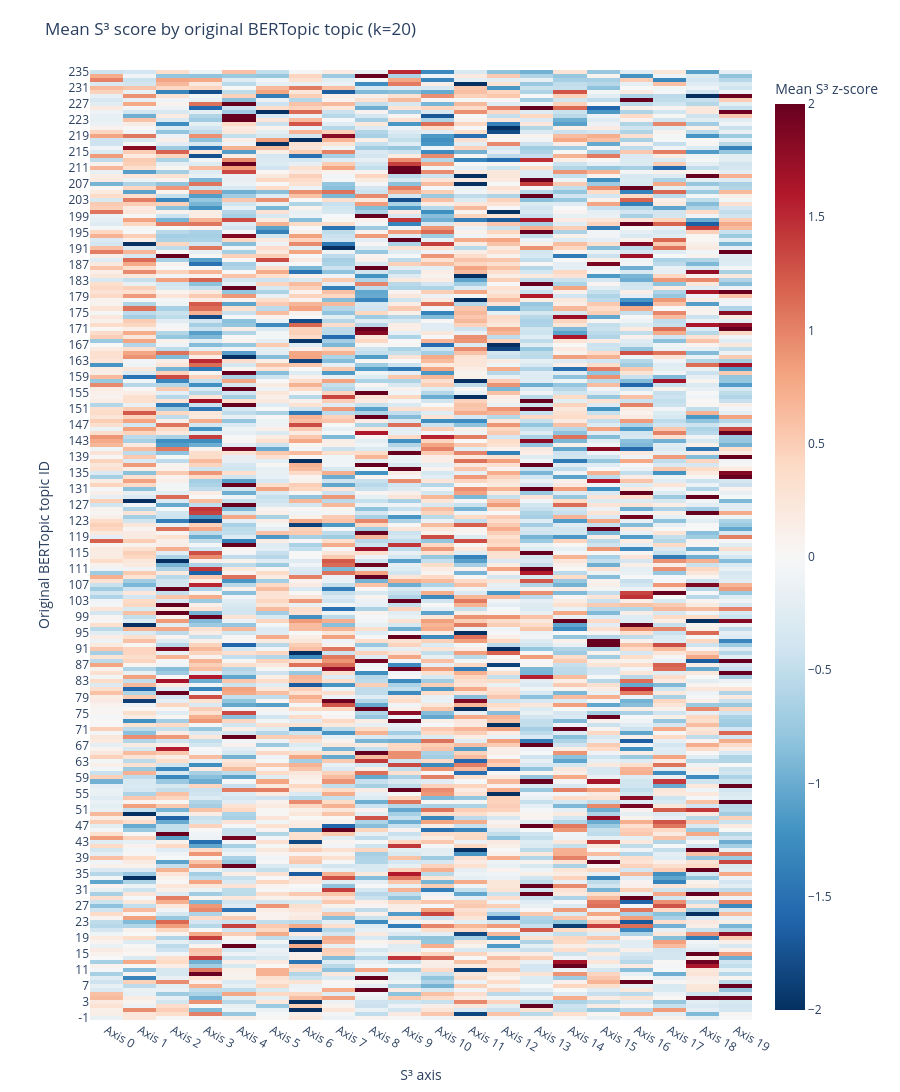
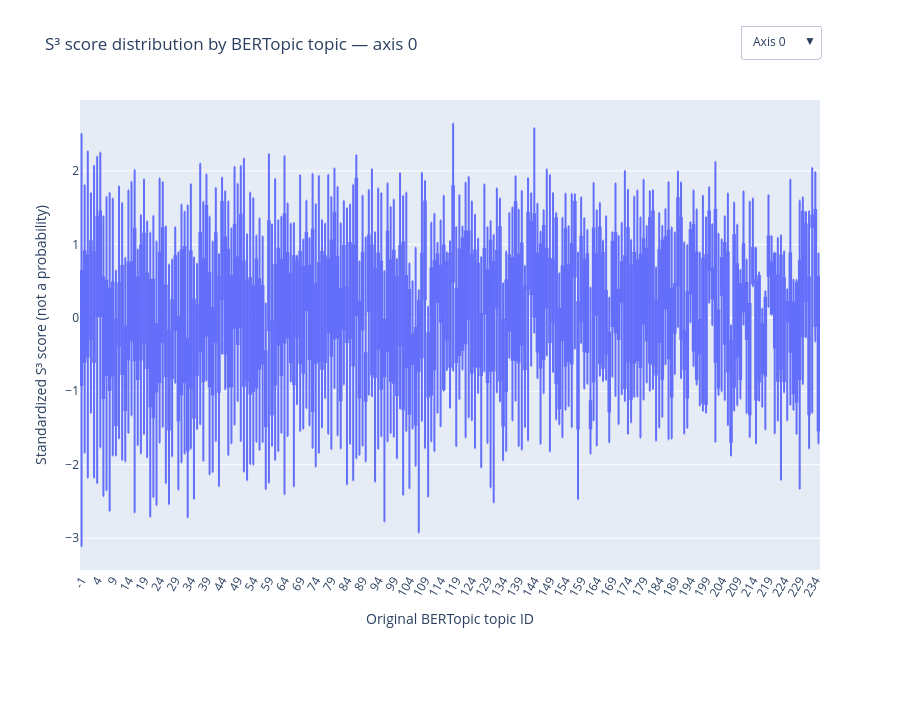

The notebook cell saved with these charts, in order:
### Markdown cell above
## Existing BERTopic groups across S³ axes

Each passage keeps its original BERTopic `topic_id` and membership strength. The heatmap summarizes mean standardized S³ scores for every topic × axis; the box plot lets you inspect the passage-score distribution for one axis at a time. Topic `-1` is retained. These are group associations, not recalculated BERTopic probabilities or a correlation with numeric topic IDs.

Raw per-passage S³ scores and topic-by-axis quantiles are saved as separate Parquet outputs; original assignments are not changed.

### Code cell
from pathlib import Path
import plotly.graph_objects as go
import sys
sys.path.insert(0, str(project_root))
from scripts.s3_topic_axis import summarize_topic_axis_scores

topic_axis_summary = summarize_topic_axis_scores(passages, score_frame)
assert topic_axis_summary.axis_id.nunique() == N_COMPONENTS
assert topic_axis_summary.passage_count.sum() == len(passages) * N_COMPONENTS
assert (topic_axis_summary.topic_id == -1).any(), 'BERTopic outlier group -1 should be retained'
assert np.array_equal(scored_passages.topic_id.to_numpy(), passages.topic_id.to_numpy())
if 'membership_strength' in passages:
    assert np.allclose(scored_passages.membership_strength.to_numpy(dtype=float), passages.membership_strength.to_numpy(dtype=float), equal_nan=True)

score_output_dir = results / 'jev-semantic-all' / 's3-topic-axis-distributions'
score_output_dir.mkdir(parents=True, exist_ok=True)
run_tag = f'k{N_COMPONENTS}-seed{RANDOM_STATE}'
passage_score_path = score_output_dir / f'passage-scores-{run_tag}.parquet'
topic_axis_summary_path = score_output_dir / f'topic-axis-summary-{run_tag}.parquet'
export_columns = [column for column in ['passage_id', 'episode_id', 'title', 'start_seconds', 'end_seconds', 'text', 'audio_url', 'topic_id', 'membership_strength'] if column in scored_passages] + score_columns
scored_passages[export_columns].to_parquet(passage_score_path, index=False)
topic_axis_summary.to_parquet(topic_axis_summary_path, index=False)

topic_order = sorted(topic_axis_summary.topic_id.unique().tolist())
topic_means = topic_axis_summary.pivot(index='topic_id', columns='axis_id', values='mean_score').reindex(index=topic_order, columns=range(N_COMPONENTS))
topic_counts = topic_axis_summary.pivot(index='topic_id', columns='axis_id', values='passage_count').reindex(index=topic_order, columns=range(N_COMPONENTS))
axis_means = score_frame.mean().to_numpy()
axis_stds = score_frame.std(ddof=0).replace(0, 1).to_numpy()
topic_mean_z = (topic_means.to_numpy() - axis_means) / axis_stds
heat_custom = np.stack([topic_counts.to_numpy(), topic_means.to_numpy()], axis=-1)
heat = go.Figure(go.Heatmap(z=topic_mean_z, x=[f'Axis {i}' for i in range(N_COMPONENTS)], y=[str(topic) for topic in topic_order], customdata=heat_custom, colorscale='RdBu_r', zmid=0, zmin=-2, zmax=2, colorbar={'title': 'Mean S³ z-score'}, hovertemplate='BERTopic topic %{y}<br>%{x}<br>mean score z=%{z:.2f}<br>passages=%{customdata[0]:.0f}<extra></extra>'))
heat.update_layout(title=f'Mean S³ score by original BERTopic topic (k={N_COMPONENTS})', xaxis_title='S³ axis', yaxis_title='Original BERTopic topic ID', height=max(700, min(1400, 9 * len(topic_order))), margin={'l': 90, 'r': 30, 't': 70, 'b': 70})
heat.show()

topic_labels = [str(topic) for topic in topic_order]
distribution = go.Figure()
for axis_id, score_column in enumerate(score_columns):
    distribution.add_trace(go.Box(x=scored_passages.topic_id.astype(str), y=score_z[score_column], name=f'Axis {axis_id}', boxpoints=False, visible=(axis_id == 0), hovertemplate='BERTopic topic %{x}<br>standardized S³ score=%{y:.2f}<extra></extra>'))
axis_buttons = [dict(label=f'Axis {axis_id}', method='update', args=[{'visible': [candidate == axis_id for candidate in range(N_COMPONENTS)]}, {'title': f'S³ score distribution by BERTopic topic — axis {axis_id}'}]) for axis_id in range(N_COMPONENTS)]
distribution.update_layout(title='S³ score distribution by BERTopic topic — axis 0', xaxis={'title': 'Original BERTopic topic ID', 'categoryorder': 'array', 'categoryarray': topic_labels, 'tickangle': -60}, yaxis_title='Standardized S³ score (not a probability)', updatemenus=[{'buttons': axis_buttons, 'direction': 'down', 'x': 1.0, 'xanchor': 'right', 'y': 1.16, 'yanchor': 'top'}], height=720, margin={'b': 150, 't': 100})
distribution.show()

print(f'Passage scores: {len(scored_passages):,} rows × {N_COMPONENTS} axes; BERTopic outliers retained: {(passages.topic_id == -1).sum():,}.')
print(f'Wrote {passage_score_path} and {topic_axis_summary_path}')
display(topic_axis_summary.sort_values('passage_count', ascending=False).head(12).reset_index(drop=True))

### Figure 1 — Plotly figure (JSON) as saved in the notebook; plotly's stock layout.template omitted (floating-point values rounded to 4 significant figures; data arrays with more than 128 entries replaced by an {"elided": "..."} marker saying what was removed)
{"data": [{"colorbar": {"title": {"text": "Mean S³ z-score"}}, "colorscale": [[0.0, "rgb(5,48,97)"], [0.1, "rgb(33,102,172)"], [0.2, "rgb(67,147,195)"], [0.3, "rgb(146,197,222)"], [0.4, "rgb(209,229,240)"], [0.5, "rgb(247,247,247)"], [0.6, "rgb(253,219,199)"], [0.7, "rgb(244,165,130)"], [0.8, "rgb(214,96,77)"], [0.9, "rgb(178,24,43)"], [1.0, "rgb(103,0,31)"]], "customdata": {"elided": "9480 float values"}, "hovertemplate": "BERTopic topic %{y}<br>%{x}<br>mean score z=%{z:.2f}<br>passages=%{customdata[0]:.0f}<extra></extra>", "type": "heatmap", "x": ["Axis 0", "Axis 1", "Axis 2", "Axis 3", "Axis 4", "Axis 5", "Axis 6", "Axis 7", "Axis 8", "Axis 9", "Axis 10", "Axis 11", "Axis 12", "Axis 13", "Axis 14", "Axis 15", "Axis 16", "Axis 17", "Axis 18", "Axis 19"], "y": {"elided": "237 str values"}, "z": {"elided": "237x20 float values"}, "zmax": 2, "zmid": 0, "zmin": -2}], "layout": {"height": 1400, "margin": {"b": 70, "l": 90, "r": 30, "t": 70}, "title": {"text": "Mean S³ score by original BERTopic topic (k=20)"}, "xaxis": {"title": {"text": "S³ axis"}}, "yaxis": {"title": {"text": "Original BERTopic topic ID"}}}}

### Figure 2 — Plotly figure (JSON) as saved in the notebook; plotly's stock layout.template omitted (floating-point values rounded to 4 significant figures; data arrays with more than 128 entries replaced by an {"elided": "..."} marker saying what was removed)
{"data": [{"boxpoints": false, "hovertemplate": "BERTopic topic %{x}<br>standardized S³ score=%{y:.2f}<extra></extra>", "name": "Axis 0", "type": "box", "visible": true, "x": {"elided": "4132 str values"}, "y": {"elided": "4132 float values"}}, {"boxpoints": false, "hovertemplate": "BERTopic topic %{x}<br>standardized S³ score=%{y:.2f}<extra></extra>", "name": "Axis 1", "type": "box", "visible": false, "x": {"elided": "4132 str values"}, "y": {"elided": "4132 float values"}}, {"boxpoints": false, "hovertemplate": "BERTopic topic %{x}<br>standardized S³ score=%{y:.2f}<extra></extra>", "name": "Axis 2", "type": "box", "visible": false, "x": {"elided": "4132 str values"}, "y": {"elided": "4132 float values"}}, {"boxpoints": false, "hovertemplate": "BERTopic topic %{x}<br>standardized S³ score=%{y:.2f}<extra></extra>", "name": "Axis 3", "type": "box", "visible": false, "x": {"elided": "4132 str values"}, "y": {"elided": "4132 float values"}}, {"boxpoints": false, "hovertemplate": "BERTopic topic %{x}<br>standardized S³ score=%{y:.2f}<extra></extra>", "name": "Axis 4", "type": "box", "visible": false, "x": {"elided": "4132 str values"}, "y": {"elided": "4132 float values"}}, {"boxpoints": false, "hovertemplate": "BERTopic topic %{x}<br>standardized S³ score=%{y:.2f}<extra></extra>", "name": "Axis 5", "type": "box", "visible": false, "x": {"elided": "4132 str values"}, "y": {"elided": "4132 float values"}}, {"boxpoints": false, "hovertemplate": "BERTopic topic %{x}<br>standardized S³ score=%{y:.2f}<extra></extra>", "name": "Axis 6", "type": "box", "visible": false, "x": {"elided": "4132 str values"}, "y": {"elided": "4132 float values"}}, {"boxpoints": false, "hovertemplate": "BERTopic topic %{x}<br>standardized S³ score=%{y:.2f}<extra></extra>", "name": "Axis 7", "type": "box", "visible": false, "x": {"elided": "4132 str values"}, "y": {"elided": "4132 float values"}}, {"boxpoints": false, "hovertemplate": "BERTopic topic %{x}<br>standardized S³ score=%{y:.2f}<extra></extra>", "name": "Axis 8", "type": "box", "visible": false, "x": {"elided": "4132 str values"}, "y": {"elided": "4132 float values"}}, {"boxpoints": false, "hovertemplate": "BERTopic topic %{x}<br>standardized S³ score=%{y:.2f}<extra></extra>", "name": "Axis 9", "type": "box", "visible": false, "x": {"elided": "4132 str values"}, "y": {"elided": "4132 float values"}}, {"boxpoints": false, "hovertemplate": "BERTopic topic %{x}<br>standardized S³ score=%{y:.2f}<extra></extra>", "name": "Axis 10", "type": "box", "visible": false, "x": {"elided": "4132 str values"}, "y": {"elided": "4132 float values"}}, {"boxpoints": false, "hovertemplate": "BERTopic topic %{x}<br>standardized S³ score=%{y:.2f}<extra></extra>", "name": "Axis 11", "type": "box", "visible": false, "x": {"elided": "4132 str values"}, "y": {"elided": "4132 float values"}}, {"boxpoints": false, "hovertemplate": "BERTopic topic %{x}<br>standardized S³ score=%{y:.2f}<extra></extra>", "name": "Axis 12", "type": "box", "visible": false, "x": {"elided": "4132 str values"}, "y": {"elided": "4132 float values"}}, {"boxpoints": false, "hovertemplate": "BERTopic topic %{x}<br>standardized S³ score=%{y:.2f}<extra></extra>", "name": "Axis 13", "type": "box", "visible": false, "x": {"elided": "4132 str values"}, "y": {"elided": "4132 float values"}}, {"boxpoints": false, "hovertemplate": "BERTopic topic %{x}<br>standardized S³ score=%{y:.2f}<extra></extra>", "name": "Axis 14", "type": "box", "visible": false, "x": {"elided": "4132 str values"}, "y": {"elided": "4132 float values"}}, {"boxpoints": false, "hovertemplate": "BERTopic topic %{x}<br>standardized S³ score=%{y:.2f}<extra></extra>", "name": "Axis 15", "type": "box", "visible": false, "x": {"elided": "4132 str values"}, "y": {"elided": "4132 float values"}}, {"boxpoints": false, "hovertemplate": "BERTopic topic %{x}<br>standardized S³ score=%{y:.2f}<extra></extra>", "name": "Axis 16", "type": "box", "visible": false, "x": {"elided": "4132 str values"}, "y": {"elided": "4132 float values"}}, {"boxpoints": false, "hovertemplate": "BERTopic topic %{x}<br>standardized S³ score=%{y:.2f}<extra></extra>", "name": "Axis 17", "type": "box", "visible": false, "x": {"elided": "4132 str values"}, "y": {"elided": "4132 float values"}}, {"boxpoints": false, "hovertemplate": "BERTopic topic %{x}<br>standardized S³ score=%{y:.2f}<extra></extra>", "name": "Axis 18", "type": "box", "visible": false, "x": {"elided": "4132 str values"}, "y": {"elided": "4132 float values"}}, {"boxpoints": false, "hovertemplate": "BERTopic topic %{x}<br>standardized S³ score=%{y:.2f}<extra></extra>", "name": "Axis 19", "type": "box", "visible": false, "x": {"elided": "4132 str values"}, "y": {"elided": "4132 float values"}}], "layout": {"height": 720, "margin": {"b": 150, "t": 100}, "title": {"text": "S³ score distribution by BERTopic topic — axis 0"}, "updatemenus": [{"buttons": [{"args": [{"visible": [true, false, false, false, false, false, false, false, false, false, false, false, false, false, false, false, false, false, false, false]}, {"title": "S³ score distribution by BERTopic topic — axis 0"}], "label": "Axis 0", "method": "update"}, {"args": [{"visible": [false, true, false, false, false, false, false, false, false, false, false, false, false, false, false, false, false, false, false, false]}, {"title": "S³ score distribution by BERTopic topic — axis 1"}], "label": "Axis 1", "method": "update"}, {"args": [{"visible": [false, false, true, false, false, false, false, false, false, false, false, false, false, false, false, false, false, false, false, false]}, {"title": "S³ score distribution by BERTopic topic — axis 2"}], "label": "Axis 2", "method": "update"}, {"args": [{"visible": [false, false, false, true, false, false, false, false, false, false, false, false, false, false, false, false, false, false, false, false]}, {"title": "S³ score distribution by BERTopic topic — axis 3"}], "label": "Axis 3", "method": "update"}, {"args": [{"visible": [false, false, false, false, true, false, false, false, false, false, false, false, false, false, false, false, false, false, false, false]}, {"title": "S³ score distribution by BERTopic topic — axis 4"}], "label": "Axis 4", "method": "update"}, {"args": [{"visible": [false, false, false, false, false, true, false, false, false, false, false, false, false, false, false, false, false, false, false, false]}, {"title": "S³ score distribution by BERTopic topic — axis 5"}], "label": "Axis 5", "method": "update"}, {"args": [{"visible": [false, false, false, false, false, false, true, false, false, false, false, false, false, false, false, false, false, false, false, false]}, {"title": "S³ score distribution by BERTopic topic — axis 6"}], "label": "Axis 6", "method": "update"}, {"args": [{"visible": [false, false, false, false, false, false, false, true, false, false, false, false, false, false, false, false, false, false, false, false]}, {"title": "S³ score distribution by BERTopic topic — axis 7"}], "label": "Axis 7", "method": "update"}, {"args": [{"visible": [false, false, false, false, false, false, false, false, true, false, false, false, false, false, false, false, false, false, false, false]}, {"title": "S³ score distribution by BERTopic topic — axis 8"}], "label": "Axis 8", "method": "update"}, {"args": [{"visible": [false, false, false, false, false, false, false, false, false, true, false, false, false, false, false, false, false, false, false, false]}, {"title": "S³ score distribution by BERTopic topic — axis 9"}], "label": "Axis 9", "method": "update"}, {"args": [{"visible": [false, false, false, false, false, false, false, false, false, false, true, false, false, false, false, false, false, false, false, false]}, {"title": "S³ score distribution by BERTopic topic — axis 10"}], "label": "Axis 10", "method": "update"}, {"args": [{"visible": [false, false, false, false, false, false, false, false, false, false, false, true, false, false, false, false, false, false, false, false]}, {"title": "S³ score distribution by BERTopic topic — axis 11"}], "label": "Axis 11", "method": "update"}, {"args": [{"visible": [false, false, false, false, false, false, false, false, false, false, false, false, true, false, false, false, false, false, false, false]}, {"title": "S³ score distribution by BERTopic topic — axis 12"}], "label": "Axis 12", "method": "update"}, {"args": [{"visible": [false, false, false, false, false, false, false, false, false, false, false, false, false, true, false, false, false, false, false, false]}, {"title": "S³ score distribution by BERTopic topic — axis 13"}], "label": "Axis 13", "method": "update"}, {"args": [{"visible": [false, false, false, false, false, false, false, false, false, false, false, false, false, false, true, false, false, false, false, false]}, {"title": "S³ score distribution by BERTopic topic — axis 14"}], "label": "Axis 14", "method": "update"}, {"args": [{"visible": [false, false, false, false, false, false, false, false, false, false, false, false, false, false, false, true, false, false, false, false]}, {"title": "S³ score distribution by BERTopic topic — axis 15"}], "label": "Axis 15", "method": "update"}, {"args": [{"visible": [false, false, false, false, false, false, false, false, false, false, false, false, false, false, false, false, true, false, false, false]}, {"title": "S³ score distribution by BERTopic topic — axis 16"}], "label": "Axis 16", "method": "update"}, {"args": [{"visible": [false, false, false, false, false, false, false, false, false, false, false, false, false, false, false, false, false, true, false, false]}, {"title": "S³ score distribution by BERTopic topic — axis 17"}], "label": "Axis 17", "method": "update"}, {"args": [{"visible": [false, false, false, false, false, false, false, false, false, false, false, false, false, false, false, false, false, false, true, false]}, {"title": "S³ score distribution by BERTopic topic — axis 18"}], "label": "Axis 18", "method": "update"}, {"args": [{"visible": [false, false, false, false, false, false, false, false, false, false, false, false, false, false, false, false, false, false, false, true]}, {"title": "S³ score distribution by BERTopic topic — axis 19"}], "label": "Axis 19", "method": "update"}], "direction": "down", "x": 1.0, "xanchor": "right", "y": 1.16, "yanchor": "top"}], "xaxis": {"categoryarray": {"elided": "237 str values"}, "categoryorder": "array", "tickangle": -60, "title": {"text": "Original BERTopic topic ID"}}, "yaxis": {"title": {"text": "Standardized S³ score (not a probability)"}}}}
